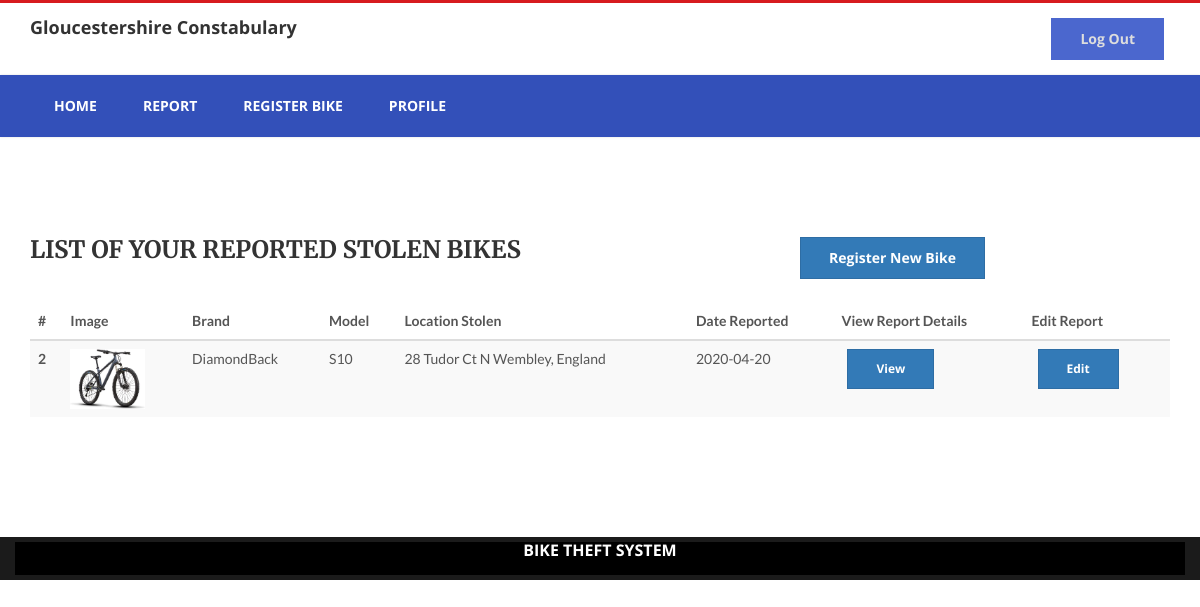
Screenshot of /reported_bikes.php (signed in) with the database file from the repository.
### tables this page shows
CREATE TABLE IF NOT EXISTS `tb_register_bike` (
  `id` int(11) NOT NULL AUTO_INCREMENT,
  `email` varchar(255) NOT NULL,
  `mpn` varchar(255) NOT NULL,
  `brand` varchar(255) NOT NULL,
  `model` varchar(255) NOT NULL,
  `type` varchar(255) NOT NULL,
  `wheel` varchar(255) NOT NULL,
  `color` varchar(255) NOT NULL,
  `gears` varchar(255) NOT NULL,
  `brake` varchar(255) NOT NULL,
  `suspension` varchar(255) NOT NULL,
  `gender` varchar(255) NOT NULL,
  `age` varchar(255) NOT NULL,
  `image` longtext NOT NULL,
  `date` date NOT NULL,
  PRIMARY KEY (`id`)
);

CREATE TABLE IF NOT EXISTS `tb_report_bike` (
  `report_id` int(11) NOT NULL AUTO_INCREMENT,
  `bike_id` int(11) NOT NULL,
  `user_email` varchar(255) NOT NULL,
  `date_stolen` date NOT NULL,
  `location` varchar(255) NOT NULL,
  `lat` float NOT NULL,
  `lng` float NOT NULL,
  `info` varchar(255) NOT NULL,
  `status` varchar(255) NOT NULL DEFAULT 'under investigation',
  `reported_date` date NOT NULL,
  PRIMARY KEY (`report_id`)
);

### reported_bikes.php (the view, shortened to what this page needs)
<?php
include ("config.php");
?>
<!doctype html>
<html class="no-js" lang="zxx">
<head>
<link rel="stylesheet" href="css/normalize.css">
<link rel="stylesheet" href="css/owl.carousel.css">
<link href="css/bootstrap.min.css" rel="stylesheet">
<link href="css/font-awesome.min.css" rel="stylesheet">
<link href="css/animate.css" rel="stylesheet">
<link href="css/plugin.css" rel="stylesheet">
<link href="style.css" rel="stylesheet">
<link href="css/responsive.css" rel="stylesheet">
</head>
<body class="contact-page">
<header class="header-area">
<?php include("navigation.php"); ?>
</header>
<div class="contact-area section-padding">
<div class="container">
<div class="row">
<div class="col-xs-6 text">
<div class="page-title">
 <h2>List of your reported stolen bikes</h2>
</div>
</div>
<div class="col-xs-6 text-center">
<div class="page-title">
<a href="register_bike.php"><button type="button" class="btn btn-primary">Register New Bike</button></a>
</div>
</div>
<div class="col-xs-12 col-md-12 wow fadeIn" data-wow-delay="0.3s">
<table class="table table-striped">
  <thead>
    <tr>
      <th scope="col">#</th>
	  <th scope="col">Image</th>
      <th scope="col">Brand</th>
      <th scope="col">Model</th>
      <th scope="col">Location Stolen</th>
	  <th scope="col">Date Reported</th>
	  <th scope="col">View Report Details</th>
	  <th scope="col">Edit Report</th>
    </tr>
  </thead>
  <tbody>
  <?php
$sql = "SELECT * FROM tb_register_bike,tb_report_bike where tb_register_bike.email='$_SESSION[email]' AND tb_report_bike.user_email='$_SESSION[email]' AND tb_register_bike.id=tb_report_bike.bike_id";
$result = $conn->query($sql);
if ($result->num_rows > 0) {
	while($row = $result->fetch_assoc()) {
?>
    <tr>
      <th scope="row"><?php echo$row["report_id"]; ?></th>
	  <td><img src="<?php echo$row["image"]; ?>" style="max-height:60px"></td>
      <td><?php echo$row["brand"]; ?></td>
      <td><?php echo$row["model"]; ?></td>
      <td><?php echo$row["location"]; ?></td>
      <td><?php echo$row["reported_date"]; ?></td>
      <td><a href="report_progress.php?bike_id=<?php echo $row["id"]?>&report_id=<?php echo$row["report_id"]; ?>"><button type="button" class="btn btn-primary btn-sm">View</button></a></td>
	   <td><a href="edit_report_details.php?report_id=<?php echo$row["report_id"]; ?>"><button type="button" class="btn btn-primary btn-sm">Edit</button></a></td>
    </tr>
<?php }} ?>
  </tbody>
</table>
</div>
</div>
</div>
</div>
<footer class="footer-area section-padding">
<?php include("footer.php"); ?>
</footer>
<script src="cloudflare-static/rocket-loader.min.js" data-cf-settings="ae3b2284b2280d803af4e1d4-|49" defer=""></script></body>
</html>

### style.css (style rules this page uses)
*, *:after, *:before { box-sizing: border-box; }
a { font-family: 'Open Sans', sans-serif; font-weight: 700; text-decoration: none; }
img { max-width: 100%; height: auto; }
h1, h2, h3, h4, h5, h6 { font-family: "Open Sans", sans-serif; font-weight: 700; margin: 0 0 15px; color: #333333; }
html, body { height: 100% }
body { font-family: 'Lato', sans-serif; font-size: 14px; line-height: 2; color: #555555; font-weight: 400; }
.section-padding { padding: 100px 0; }
.btn { border-radius: 0; margin: 0 6px; padding: 10px 28px; font-weight: 700; -webkit-transition: .4s; transition: .4s; }
.header-area { border-top: 3px solid #d71b1f; }
.page-title > h2 { font-family: 'Merriweather', serif; margin-bottom: 40px; text-transform: uppercase; font-size: 24px; }
.footer-area { background-color: #1b1b1b; color: #ffffff; }

### footer.php (style rules this page uses)
.footer-area.section-padding { padding:5px; }

### rows the page displays
tb_register_bike: tb_report_bike.report_id "2", image (picture), brand "DiamondBack", model "S10", tb_report_bike.location "28 Tudor Ct N Wembley, England", tb_report_bike.reported_date "2020-04-20"
